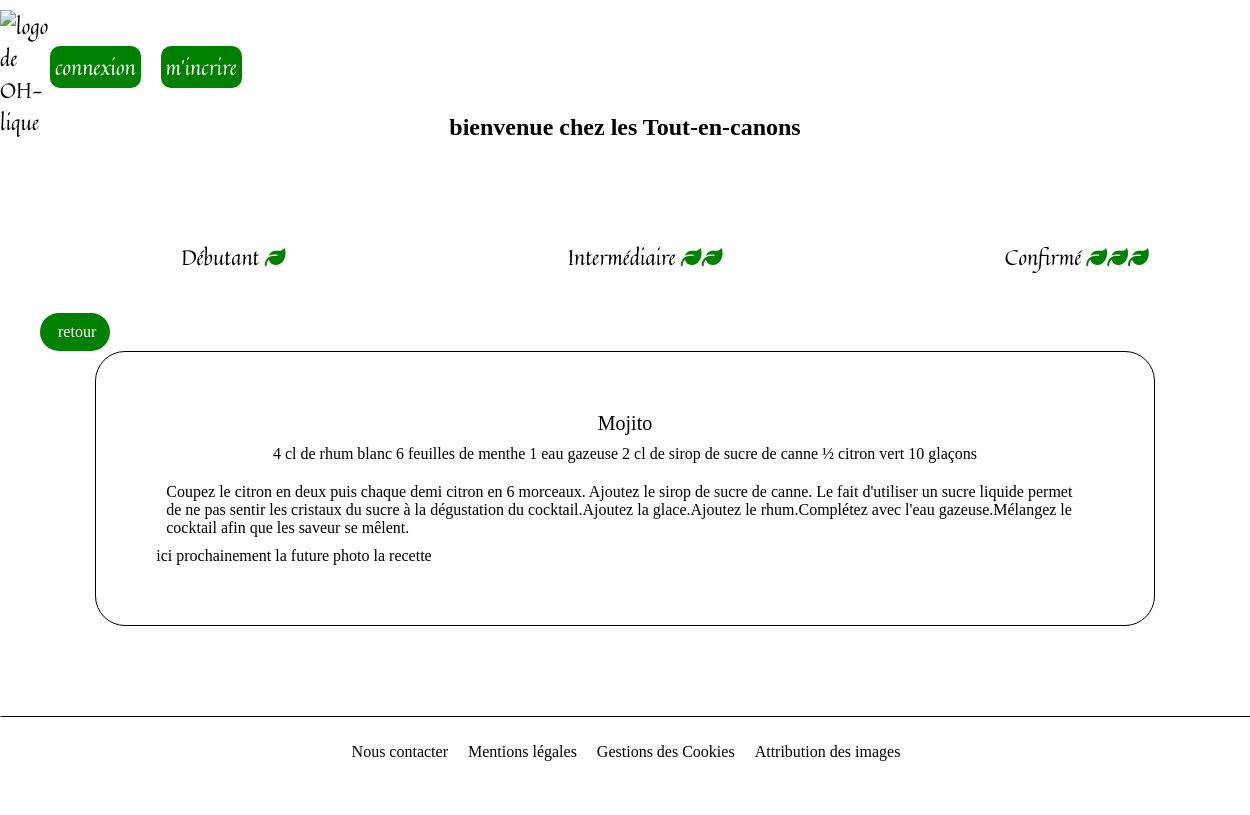
/index.php?action=PageRecette&id=1, run on the app's committed database.
### tables this page shows
CREATE TABLE `recette` (
  `ID` int(255) NOT NULL,
  `Ingredients` text NOT NULL,
  `nomrecette` text NOT NULL,
  `Recette` text NOT NULL,
  `IDUtilisateur` int(255) NOT NULL,
  `Image` int(50) NOT NULL,
  `difficulte` int(1) NOT NULL,
  `couleur` text NOT NULL
);

### Controller/Frontend/Controller.php (called while the page is built, shortened)
<?php
function PageRecette()
{
    require('Model/Frontend/Recette.php');
    $ICPagerecette = new Recette();
    $DataPagerecette= $ICPagerecette->RecupereRecette ();
    require('View/Frontend/PageRecette.php');
}
?>

### Model/Frontend/Recette.php (called while the page is built, shortened)
<?php
class Recette
{
    public function RecupereRecette ()
    {
        require('Connexion.php');
        $reponse = $bdd->prepare('SELECT * FROM recette WHERE ID =' . $_GET["id"]);
        $reponse->execute();
        $data = $reponse->fetchAll();
        return $data;
    }
}
?>

### View/Frontend/PageRecette.php (the view, shortened to what this page needs)
    <section id="main">
        <div class="bouttonretour"><a class="retour" href="index.php?action=boutonretour">retour</a></div>
            <div class="recette1">
            <?php  foreach ($DataPagerecette as $donnees) : ?>
                <div class="titrecette"><?php echo $donnees['nomrecette']?></div>
                <div class="lesingrédients"><?php echo $donnees['Ingredients']?></div>
                <div class="larecette"><?php echo $donnees['Recette']?></div>
                <div class="photorecette"><?php echo $donnees['']?>ici prochainement la future photo la recette</div>
                <?php endforeach; ?>
            </div>
    </section>
<?php require('Template.php'); ?>

### style.css (style rules this page uses)
html, body { margin: 0; padding: 0; width: 100%; height: 100%; }
.recette1 { height: auto; display: grid; justify-content: center; margin: auto; padding: 60px; }
.recette1 { width: 75%; height: auto; display: grid; justify-content: center; margin: auto; border-width: 1px; border-style: solid; border-color: black; border-radius: 30px; }
.bouttonretour { width: 50px; background-color: green; margin-top: 40px; margin-left: 40px; border-radius: 30PX; display: block; padding: 10px; }
.retour { margin: 8px; margin-top: 15px; color: #ffffff; text-decoration: none; }
.larecette { display: grid; justify-items: center; margin: 1; margin: 10px; }
.lesingrédients { display: grid; justify-items: center; margin: 10px; }
.titrecette { justify-items: center; display: grid; font-size: 20px; }

### data on the page
recette: nomrecette "Mojito", Ingredients "4 cl de rhum blanc 6 feuilles de menthe 1 eau gazeuse 2 cl de sirop de sucre de canne ½ citron vert 10 glaçons", Recette "Coupez le citron en deux puis chaque demi citron en 6 morceaux. Ajoutez le sirop de sucre de canne. Le fait d'utiliser un sucre liquide permet de ne pas sentir les cristaux du sucre à la dégustation du cocktail.Ajoutez la glace.Ajoutez le rhum.Complétez avec l'eau gazeuse.Mélangez le cocktail afin que les saveur se mêlent."
